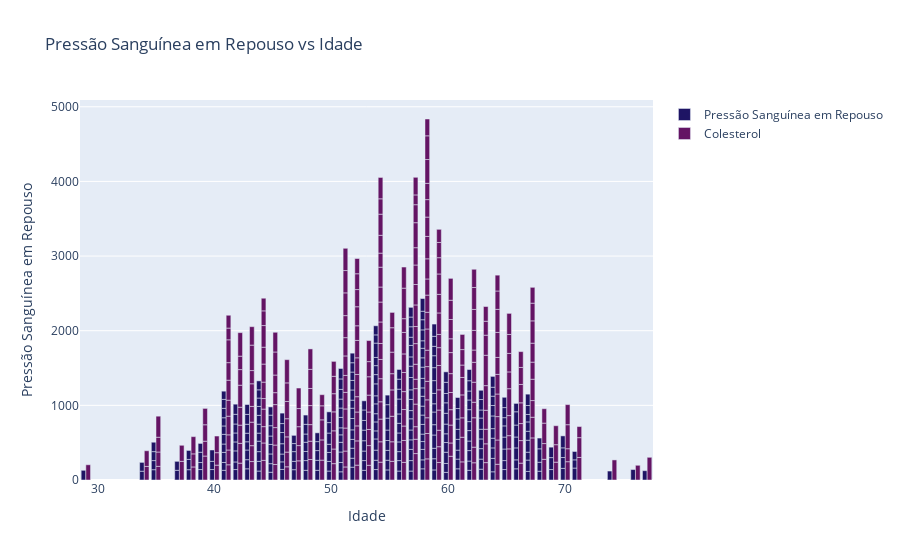

Source (notebook cell):
### Code cell
#Create a chart using plotly go
fig = go.Figure()
# Add coluns and lines to put new plots inside the chart
fig.add_trace(go.Bar(x=df_raw['idade'], 
                     y=df_raw['pressao_sanguinea_repouso'], 
                     name='Pressão Sanguínea em Repouso', 
                     hoverlabel=dict(namelength=-1),
                     marker_color='rgb(30, 20, 100)'))

# Add more coluns to x-axis
fig.add_trace(go.Bar(x=df_raw['idade'], 
                     y=df_raw['colesterol'], 
                     name='Colesterol', 
                     hoverlabel=dict(namelength=-1),
                     marker_color='rgb(100, 20, 100)'))


# add a title to the chart
fig.update_layout(title_text='Pressão Sanguínea em Repouso vs Idade')
# add a title to the x-axis
fig.update_xaxes(title_text='Idade')
# add a title to the y-axis
fig.update_yaxes(title_text='Pressão Sanguínea em Repouso')

### Figure 1 — Plotly figure (JSON) as saved in the notebook; plotly's stock layout.template omitted (floating-point values rounded to 4 significant figures; data arrays with more than 128 entries replaced by an {"elided": "..."} marker saying what was removed)
{"data": [{"hoverlabel": {"namelength": -1}, "marker": {"color": "rgb(30, 20, 100)"}, "name": "Pressão Sanguínea em Repouso", "type": "bar", "x": {"elided": "303 int values"}, "y": {"elided": "303 int values"}}, {"hoverlabel": {"namelength": -1}, "marker": {"color": "rgb(100, 20, 100)"}, "name": "Colesterol", "type": "bar", "x": {"elided": "303 int values"}, "y": {"elided": "303 int values"}}], "layout": {"title": {"text": "Pressão Sanguínea em Repouso vs Idade"}, "xaxis": {"title": {"text": "Idade"}}, "yaxis": {"title": {"text": "Pressão Sanguínea em Repouso"}}}}
